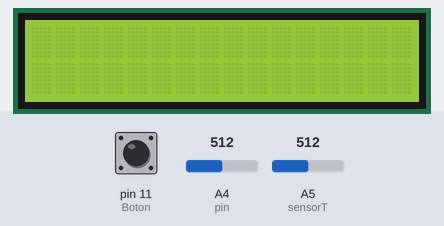
Bench run of a sketch on a simulated Arduino Uno, built with avr-gcc and run on an emulated ATmega328P. Parts: 16×2 character LCD. The inputs (shaded band) are chosen by the test bench; at power-on: pin 11 (Boton) HIGH, A4 (pin) = 512, A5 (sensorT) = 512.

Above: at 1.2 s.
1.3 s: pin 11 (Boton) pulled LOW for 3.2 s
At 4.4 s:
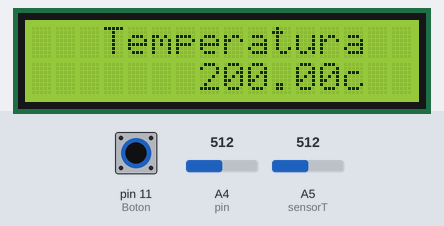
6.5 s: A4 (pin) set to 716
At 7.8 s:
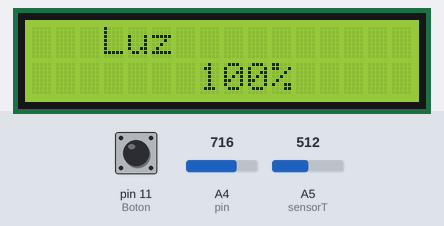
8.5 s: A4 (pin) set to 900
At 9.7 s:
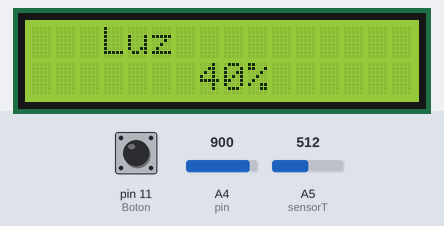
10.5 s: A4 (pin) set to 1023
At 11.4 s:
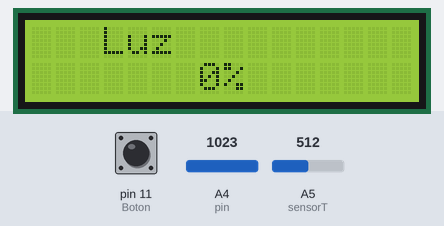
12.5 s: pin 11 (Boton) pulled LOW for 1.2 s
At 14.5 s:
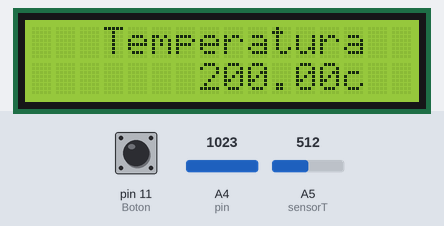
15.2 s: A5 (sensorT) set to 716
At 17.4 s:
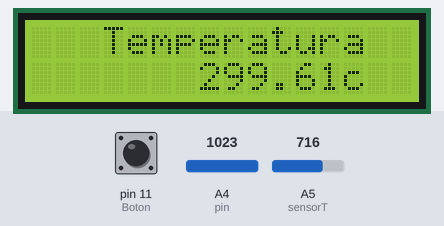
Timing chart, 0 to 18.6 s (numbered marks = the images above; inputs shaded):
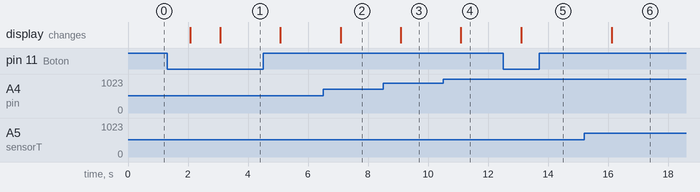

The sketch:

tp_4_sensores_y_rgb1.ino
```cpp
#include <LiquidCrystal.h>

#define sensorT A5
#define LED_R 2
#define LED_V 4
#define LED_A 3
#define sensor A4

#define Boton 11
#define RS 9
#define E  10
#define DB4 5
#define DB5 6
#define DB6 7
#define DB7 8
LiquidCrystal LCD( RS , E , DB4 , DB5 , DB6 , DB7 );
int estado = 0;


void setup()
{
  int pin[] = { A5 , Boton , A4 , 4 , 2 , 3 };
  int put[] = {1 , 1 , 1 , 0 , 0 , 0 };

  LCD.begin( 16 , 2 );
  Serial.begin( 9600);
}

void loop()
{

  if (!digitalRead(Boton) == HIGH)
  {
    estado = estado+1;
  }

  int lecturaluz =  analogRead ( A4 );

  int porcentaje_luz = map( lecturaluz , 713, 1022, 100 , 0);

  float temp = ((5.0 / 1024 * analogRead( sensorT )) * 100 - 50);

  if (estado == 1)
  {
    LCD.clear();
  	LCD.setCursor( 3 , 0);
  	LCD.print("Luz");
  	LCD.setCursor( 7 , 1 );
  	LCD.print(porcentaje_luz);
  	LCD.print("%");
  }

  else if(estado == 2)
  {
    LCD.clear();
  	LCD.setCursor( 3 , 0);
  	LCD.print("Temperatura");
  	LCD.setCursor( 7 , 1 );
  	LCD.print(temp);
  	LCD.print("c");
  }
  else if(estado == 3)
  {
   estado = 1;
  }
  if ( porcentaje_luz >= 1 )
  {
   digitalWrite( LED_R , LOW);
   digitalWrite( LED_V , LOW);
   digitalWrite( LED_A , LOW);
  }
  else if ( (temp >= 18) && (temp <=90))
  {
 	digitalWrite( LED_R , LOW);
   digitalWrite( LED_V , HIGH);
   digitalWrite( LED_A , LOW);
  }
  else if ( temp < 18)
  {
    digitalWrite( LED_R , LOW);
   digitalWrite( LED_V , LOW);
   digitalWrite( LED_A , HIGH);
  }
  else if (temp > 90)
  {
    digitalWrite( LED_R , HIGH);
   digitalWrite( LED_V , LOW);
   digitalWrite( LED_A , LOW);
  }
  delay(1000);
}


//Franco Herne
  
```

Measured:
- after the input at 1.3 s, the display: first changes after 0.77 s (image 1 shows a later state)
- after the input at 6.5 s, the display: changes after 0.58 s (image 2)
- after the input at 8.5 s, the display: changes after 0.59 s (image 3)
- after the input at 10.5 s, the display: changes after 0.60 s (image 4)
- after the input at 12.5 s, the display: changes after 0.61 s (image 5)
- after the input at 15.2 s, the display: changes after 0.93 s (image 6)
